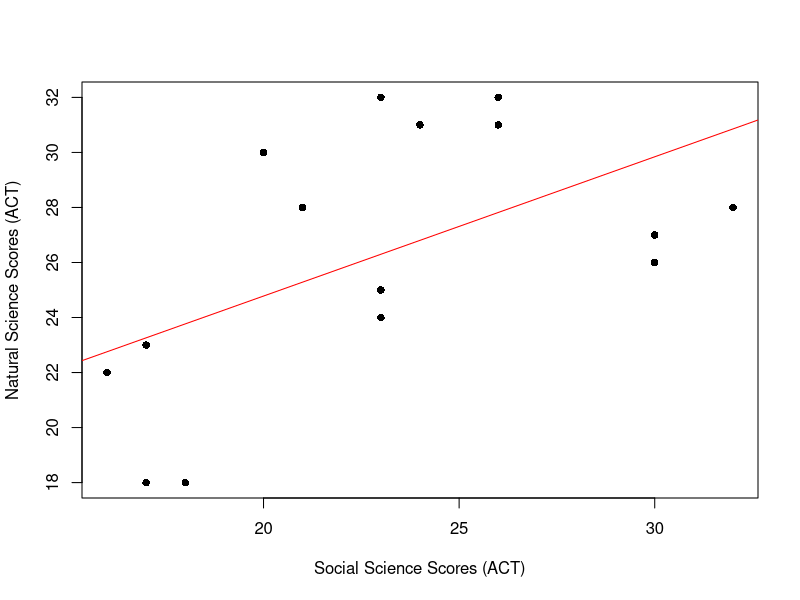

This figure's R source:
# 6.5-6. Let x and y equal the ACT scores in social sci-
# ence and natural science, respectively, for a student who
# is applying for admission to a small liberal arts college. A
# sample of n = 15 such students yielded the following data:

x <- c(32, 23, 23, 23, 26, 30, 17, 20, 17, 18, 26, 16, 21, 24, 30)
y <- c(28, 25, 24, 32, 31, 27, 23, 30, 18, 18, 32, 22, 28, 31, 26)

# (a) Calculate the least squares regression line for these
# data.

cor(x,y)

mean(x)

m <- lm(y ~ x)
# m
# 
# abline(m, col = "red")

m1 <- lm(y ~ I(x - mean(x)))
m1

# (b) Plot the points and the least squares regression line on
# the same graph.

plot(x, y, xlab = "Social Science Scores (ACT)",
     ylab = "Natural Science Scores (ACT)", pch=16)

abline(m, col = "red")

# (c) Find point estimates for α, β, and σ^2 .

# summary(m1)
# y_i_hat
resid(m1)
# (y_i - y_i_hat)^2
resid(m1)^2
# point estimator for σ^2
sum(resid(m1)^2)/15


# 7.6-20. Using the ACT scores in Exercise 6.5-6, find 95%
# confidence intervals for α, β, and σ^2 under the usual
# assumptions.

# CI for regression parameters α and β.
confint(m1, level = 0.95)